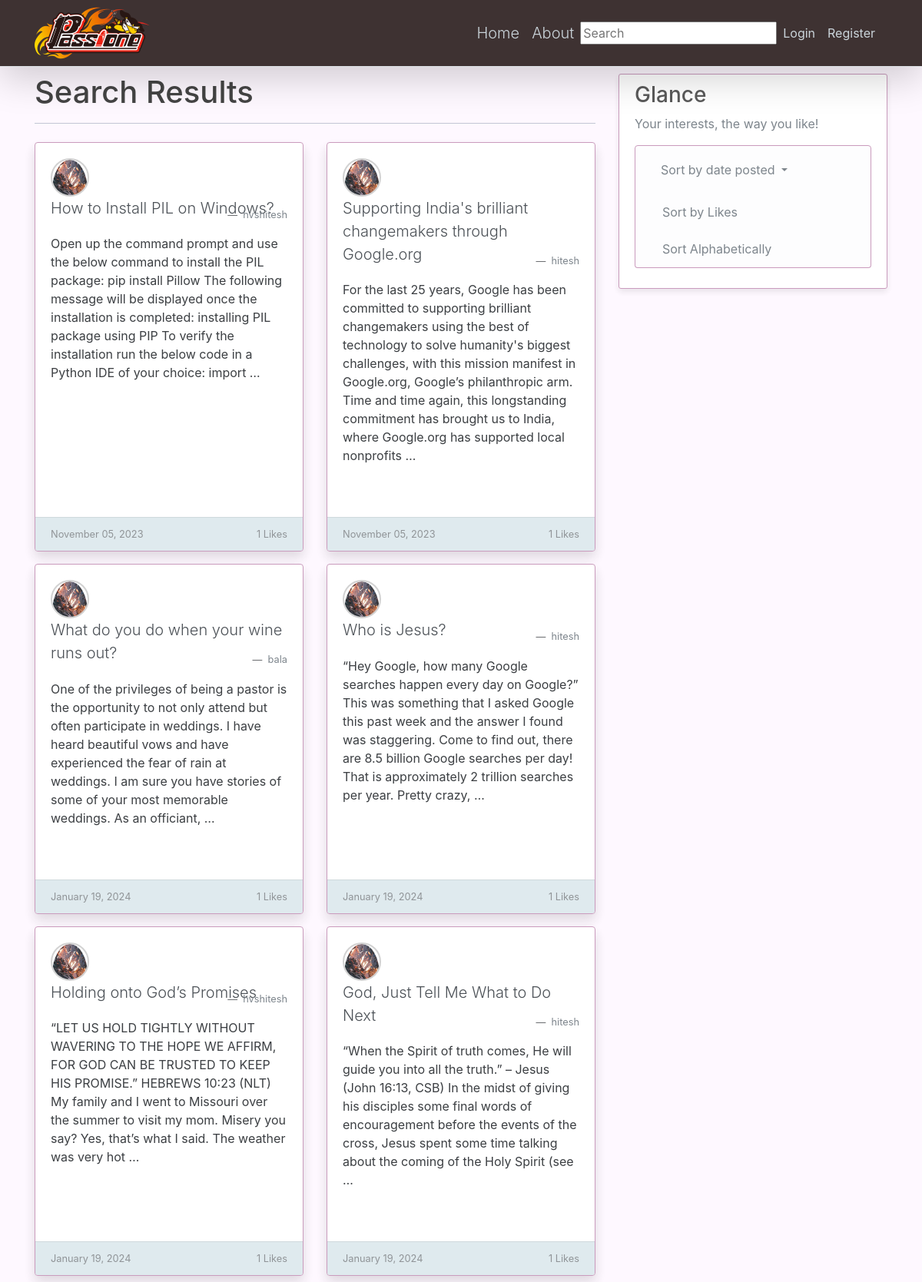
The app's page /search/ with its own data.
### blog/models.py (models this page shows, shortened)
class Post(models.Model):
	title = models.CharField(max_length=100)
	content = models.TextField()
	date_posted = models.DateTimeField(default=timezone.now)
	author = models.ForeignKey(User, on_delete=models.CASCADE)  #, a ForeignKey is a field used to create a many-to-one relationship between two models in a database.
	likes = models.ManyToManyField(User, related_name='liked_posts')
	category = models.ForeignKey(Category, on_delete=models.SET_NULL, null=True)

### user_authentication/models.py (models this page shows, shortened)
class Profile(models.Model):
	user = models.OneToOneField(User, on_delete=models.CASCADE)
	image = models.ImageField(default='default.jpg', upload_to='profile_pics')

### blog/views.py (the view)
# urls.py: path('search/', views.SearchView.as_view(), name='search'),
class SearchView(View):
    template_name = 'blog/search_results.html'
    def get(self, request, *args, **kwargs):
        form = SearchForm(request.GET)
        if form.is_valid():
            query = form.cleaned_data.get('query', '')
            results = Post.objects.filter(title__icontains=query, content__icontains=query)
        else:
            results = []
        context = {
            'form' : form,
            'results' : results,
        }
        return render(request, self.template_name, context)

### blog/forms.py
class SearchForm(forms.Form):
    query = forms.CharField(max_length=100, required=False)

### blog/templates/blog/search_results.html (shortened to what this page needs)
{% extends "blog/base.html" %}
{% block content %}
  <h1>Search Results</h1>
  <hr>
  <div class="row g-4">
    {% for post in results %}
    <div class="col-md-6 g-3 mb-4" style="width: auto;">
      <div class="card border-subtle h-100 mt-3 mb-3 shadow" style="border-color: #c38eb4;">
        <div class="card-body">
          <a class="card-title lead text-dark" href="{% url 'post-detail' post.id %}">
            <div class="icon-container"><img class="circular-icon" src="{{ post.author.profile.image.url }}"></div>
            {{ post.title }}
          </a>
          <figcaption class="blockquote-footer text-body-secondary text-right"> <a class="text-muted" href="{% url 'user-posts' post.author.username %}">{{ post.author }}</a></figcaption>
          <p class="card-text mt-3">{{ post.content|truncatewords:50 }}</p>
        </div>
        <div class="card-footer d-flex justify-content-between" style="background-color: #cddee5; opacity: 0.7;">
          <small class="text-body-secondary">{{ post.date_posted|date:"F d, Y" }}</small>
          <small class="text-body-secondary">{{ post.likes.count }} Likes</small>
        </div>
      </div>
    </div>
      {% if forloop.counter|divisibleby:2 and not forloop.last %}
        </div><div class="row g-4">
      {% endif %}
      {% empty %}
      <p>No results found.</p>
    {% endfor %}
  </div>
{% endblock content %}

### blog/templates/blog/base.html (shortened to what this page needs)
{% load static %}
{% load crispy_forms_tags %}
<!DOCTYPE html>
<html>
<head>
    <link href="https://cdn.jsdelivr.net/npm/bootstrap@5.3.0/dist/css/bootstrap.min.css" rel="stylesheet">
    <link rel="stylesheet" href="https://maxcdn.bootstrapcdn.com/bootstrap/4.0.0/css/bootstrap.min.css">
    <link rel="stylesheet" type="text/css" href="{% static 'blog/main.css' %}">
</head>
<body>
    <header class="site-header">
      <nav class="navbar navbar-expand-md navbar-dark border-bottom border-body shadow-lg fixed-top" style="background-color: #3E3232;">
        <div class="container"><img src ="{% static "Passione_logo.png" %}"><width=35px height="35" class="d-inline-block text-left align-text-top mr-2"></a>
          <div class="collapse navbar-collapse" id="navbarToggle">
            <div class="navbar-nav mr-auto">
              <a class="nav-item nav-link lead" href="{% url 'blog-home' %}">Home</a>
              <a class="nav-item nav-link lead" href="{% url 'blog-about' %}">About</a>
            </div>
            <div class="navbar-nav d-flex align-baseline">
              <form method="get" action="{% url 'search' %}" class="search-form">
                <input type="text" name="query" type="search" placeholder="Search" aria-label="Search">
              </form>
            </div>
            <div class="navbar-nav d-flex align-baseline">
              {% if user.is_authenticated %}
                <a class="nav-item nav-link" href="{% url 'post-create' %}">Write Post</a>
                <a class="nav-item nav-link" href="{% url 'user_profile' %}">Profile</a>
                <a class="nav-item nav-link" href="{% url 'logout' %}">Logout</a>
              {% else %}
                <a class="nav-item nav-link" href="{% url 'login' %}">Login</a>
                <a class="nav-item nav-link" href="{% url 'register' %}">Register</a>
              {% endif %}
            </div>
          </div>
        </div>
      </nav>
    </header>
    <main role="main" class="container">
      <div class="row">
        <div class="col-md-8">
          <br>
          <br>
          <br>
          <br>
          {% block content %}{% endblock %}
        </div>
        <div class="col-md-4">
          <br>
          <br>
          <br>
          <br>
          <div class="content-section" style="opacity: 88%;">
            <h3>Glance</h3>
            <p class='text-muted'>Your interests, the way you like!
              <ul class="list-group">
                <li class="list-group-item list-group-item-light dropdown">
                  <button class="btn  dropdown-toggle text-muted" data-bs-toggle="dropdown" aria-expanded="false" style="width:100%; text-align: justify;">
                    Sort by date posted
                  </button>
                </li>
                <li class="list-group-item list-group-item-light text-muted" style="text-align: justify;"><a class="text-muted col" href="?sort_by=likes">Sort by Likes</a></li>
                <li class="list-group-item list-group-item-light text-muted"><a class="text-muted col" href="?sort_by=title" style="text-align: justify;">Sort Alphabetically</a></li>
              </ul>
            </p>
          </div>
        </div>
      </div>
    </main>
</body>
</html>

### blog/static/blog/main.css (style rules this page uses)
h1, h2, h3, h4, h5, h6 { color: #444444; }
ul { margin: 0; }
.site-header .navbar-nav .nav-link { color: #cbd5db; }
.content-section { background: #ffffff; padding: 10px 20px; border: 1px solid #dddddd; border-radius: 3px; margin-bottom: 20px; }

### blog/templates/blog/base.html (style rules this page uses)
body { background-color: #fef8ff; background-image: url('/media/background.png'); background-repeat: no-repeat; background-attachment: fixed; }
.card { box-shadow: 0 4px 8px rgba(0, 0, 0, 0.1); transition: box-shadow 0.3s ease; }
.content-section { box-shadow: 0 4px 8px rgba(0, 0, 0, 0.1); border-color: #c38eb4; opacity: 88%; }
.list-group-item { border-color: #c38eb4; }
hr { height: 1px; color: #123455; background-color: #123455; border: none; }

### blog/templates/blog/search_results.html (style rules this page uses)
.border-subtle { border: 1px solid #c38eb4; transition: transform 0.3s, box-shadow 0.3s; }
.card { opacity: 88%; }
.icon-container { width: 50px; height: 50px; overflow: hidden; border-radius: 50%; border: 2px solid #ccc; }
.circular-icon { width: 100%; height: auto; border-radius: 50%; }

### records on screen
Post: author.profile.image (placeholder picture), title "How to Install PIL on Windows?", author "hvshitesh", content "Open up the command prompt and use the below command to install the PIL package: pip install Pillow The following message will be displayed once the installation is completed: installing PIL package using PIP To verify the installation run the below code in a Python IDE of your choice: import …", date_posted "November 05, 2023", likes.count "1"
Post: author.profile.image (placeholder picture), title "Supporting India's brilliant changemakers through Google.org", author "hitesh", content "For the last 25 years, Google has been committed to supporting brilliant changemakers using the best of technology to solve humanity's biggest challenges, with this mission manifest in Google.org, Google’s philanthropic arm. Time and time again, this longstanding commitment has brought us to India, where Google.org has supported local nonprofits …", date_posted "November 05, 2023", likes.count "1"
Post: author.profile.image (placeholder picture), title "What do you do when your wine runs out?", author "bala", content "One of the privileges of being a pastor is the opportunity to not only attend but often participate in weddings. I have heard beautiful vows and have experienced the fear of rain at weddings. I am sure you have stories of some of your most memorable weddings. As an officiant, …", date_posted "January 19, 2024", likes.count "1"
Post: author.profile.image (placeholder picture), title "Who is Jesus?", author "hitesh", content "“Hey Google, how many Google searches happen every day on Google?” This was something that I asked Google this past week and the answer I found was staggering. Come to find out, there are 8.5 billion Google searches per day! That is approximately 2 trillion searches per year. Pretty crazy, …", date_posted "January 19, 2024", likes.count "1"
Post: author.profile.image (placeholder picture), title "Holding onto God’s Promises", author "hvshitesh", content "“LET US HOLD TIGHTLY WITHOUT WAVERING TO THE HOPE WE AFFIRM, FOR GOD CAN BE TRUSTED TO KEEP HIS PROMISE.” HEBREWS 10:23 (NLT) My family and I went to Missouri over the summer to visit my mom. Misery you say? Yes, that’s what I said. The weather was very hot …", date_posted "January 19, 2024", likes.count "1"
Post: author.profile.image (placeholder picture), title "God, Just Tell Me What to Do Next", author "hitesh", content "“When the Spirit of truth comes, He will guide you into all the truth.” – Jesus (John 16:13, CSB) In the midst of giving his disciples some final words of encouragement before the events of the cross, Jesus spent some time talking about the coming of the Holy Spirit (see …", date_posted "January 19, 2024", likes.count "1"
